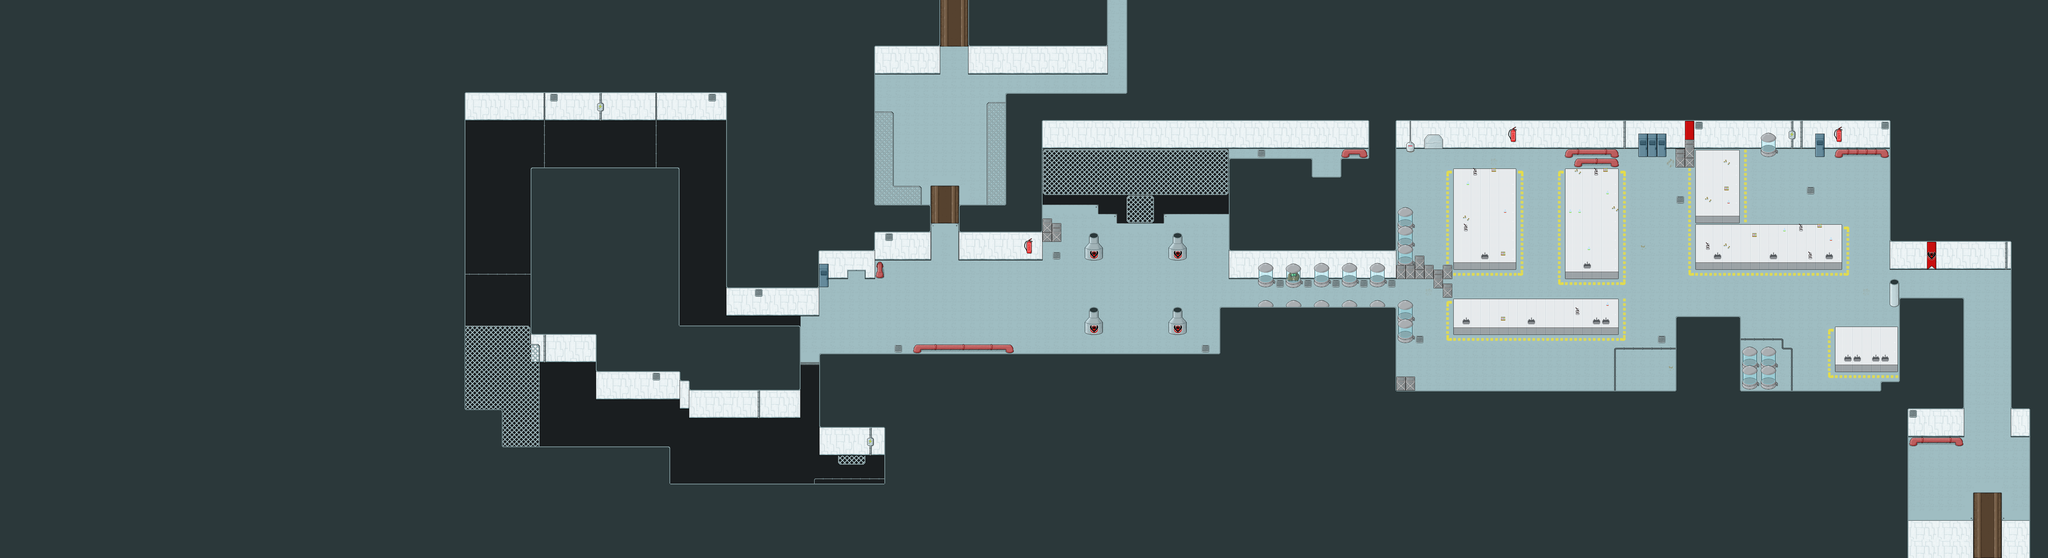

Tiled map render using the project's own tile images. Description and the map definition, with tile-layer contents summarised, below:
An orthogonal 220x60 tile map with 32x32 px tiles, 2 tile layers (Background, Foreground) and 93 objects (16x PenguinScientist, 14x Penguin, 11x FlyingCannon, 7x GoldFeather, 5x TriggerEnemies, ...).

<map version="1.0" orientation="orthogonal" width="220" height="60" tilewidth="32" tileheight="32">
 <tileset firstgid="1" source="../Metal.tsx" />
 <layer name="Background" width="220" height="60">
  <data>[13200 cells, 12757 non-empty, 81 distinct tile ids]</data>
 </layer>
 <layer name="Foreground" width="220" height="60">
  <data>[13200 cells, 9458 non-empty, 78 distinct tile ids]</data>
 </layer>
 <objectgroup name="Objects" width="220" height="60">
  <object type="Lift" x="6785" y="1823" width="93" height="98">
   <properties>
    <property name="range" value="4" />
   </properties>
  </object>
  <object name="BigAnt" type="BigAnt" x="6611" y="1553" />
  <object type="BigEgg" x="6688" y="1552" />
  <object x="6772" y="1160" />
  <object x="6875" y="1161" />
  <object x="6851" y="1130" />
  <object x="6790" y="1124" />
  <object type="PenguinScientist" x="6819" y="1084" />
  <object type="PenguinScientist" x="6773" y="1077" />
  <object type="PenguinScientist" x="6879" y="1074" />
  <object x="6814" y="1021">
   <properties>
    <property name="coop" value="" />
   </properties>
  </object>
  <object type="PenguinScientist" x="6859" y="1020" />
  <object type="PenguinScientist" x="6391" y="814" />
  <object type="PenguinJetpack" x="6051" y="586" />
  <object type="PenguinScientist" x="6291" y="571" />
  <object type="PenguinScientist" x="5175" y="1185" />
  <object type="PenguinScientist" x="5397" y="1243" />
  <object type="PenguinScientist" x="6188" y="1097" />
  <object name="Trigger Mice" type="TriggerEnemies" x="5832" y="927" width="173" height="159">
   <properties>
    <property name="direction" value="0" />
    <property name="location" value="5" />
    <property name="number" value="2" />
    <property name="type" value="mouse" />
   </properties>
  </object>
  <object type="PenguinScientist" x="6218" y="944" />
  <object type="ExplosiveBarrel" x="5181" y="519" />
  <object x="6539" y="858" />
  <object type="BigAnt" x="6010" y="1277" />
  <object name="Door2" type="ElectricDoor" x="2761" y="1188" />
  <object type="Generator" x="2912" y="1551">
   <properties>
    <property name="door" value="Door2" />
   </properties>
  </object>
  <object type="SwitchMetal" x="2936" y="899">
   <properties>
    <property name="door" value="Door1" />
    <property name="time" value="5" />
   </properties>
  </object>
  <object name="Door1" type="Cylinders" x="2766" y="1085" />
  <object x="2601" y="1095" />
  <object type="Life" x="2777" y="1306" />
  <object type="Cannon" x="5673" y="643" />
  <object type="Cannon" x="5272" y="960" />
  <object type="Cannon" x="3904" y="984" />
  <object x="4007" y="1044" width="1" />
  <object type="Penguin" x="4003" y="1061" />
  <object type="Penguin" x="3958" y="931" />
  <object type="Penguin" x="3859" y="1047" />
  <object type="Penguin" x="3896" y="927" />
  <object type="Penguin" x="3927" y="623" />
  <object type="ElectricSnake" x="4050" y="679" />
  <object type="ElectricSnake" x="3817" y="672">
   <properties>
    <property name="mode" value="2" />
   </properties>
  </object>
  <object type="Penguin" x="3693" y="559" />
  <object type="Penguin" x="4170" y="557" />
  <object type="Barrel" x="3655" y="725" />
  <object type="BarrelHole" x="4547" y="539">
   <properties>
    <property name="door" value="DoorBarrel" />
   </properties>
  </object>
  <object name="DoorBarrel" type="Cylinders" x="3223" y="873" />
  <object type="Lift" x="3201" y="770" width="32" height="27">
   <properties>
    <property name="range" value="4" />
   </properties>
  </object>
  <object type="Lift" x="3234" y="163" width="72" height="72">
   <properties>
    <property name="range" value="4" />
   </properties>
  </object>
  <object type="TriggerWarp" x="3227" y="100" width="103" height="35">
   <properties>
    <property name="respawn" value="down" />
    <property name="url" value="Maps/W3M7.json" />
   </properties>
  </object>
  <object type="GoldFeather" x="2406" y="800">
   <properties>
    <property name="coop" value="" />
   </properties>
  </object>
  <object type="GoldFeather" x="2246" y="480">
   <properties>
    <property name="coop" value="" />
   </properties>
  </object>
  <object type="GoldFeather" x="1697" y="530">
   <properties>
    <property name="coop" value="" />
   </properties>
  </object>
  <object type="GoldFeather" x="1712" y="946">
   <properties>
    <property name="coop" value="" />
   </properties>
  </object>
  <object type="GoldFeather" x="2018" y="1268">
   <properties>
    <property name="coop" value="" />
   </properties>
  </object>
  <object type="GoldFeather" x="2564" y="1537">
   <properties>
    <property name="coop" value="" />
   </properties>
  </object>
  <object type="GoldFeather" x="3013" y="1629">
   <properties>
    <property name="coop" value="" />
   </properties>
  </object>
  <object type="Penguin" x="3393" y="1010" />
  <object type="Penguin" x="3235" y="1080" />
  <object type="Penguin" x="3346" y="389" />
  <object type="Penguin" x="3166" y="407" />
  <object type="Penguin" x="3284" y="456" />
  <object type="TriggerWarp" x="3753" y="2" width="184" height="88">
   <properties>
    <property name="respawn" value="down" />
    <property name="url" value="Maps/W3M8.json" />
   </properties>
  </object>
  <object name="DoorCoop" type="Cylinders" x="3819" y="131" width="26" height="32" />
  <object type="SwitchMetal" x="3020" y="269">
   <properties>
    <property name="coop" value="" />
    <property name="door" value="DoorCoop" />
    <property name="time" value="-1" />
   </properties>
  </object>
  <object type="TriggerEnemies" x="1639" y="387" width="271" height="279">
   <properties>
    <property name="direction" value="1" />
    <property name="location" value="5" />
    <property name="number" value="1" />
    <property name="type" value="flyingCannon" />
   </properties>
  </object>
  <object type="TriggerEnemies" x="1742" y="335" width="550" height="278">
   <properties>
    <property name="coop" value="" />
    <property name="direction" value="2" />
    <property name="location" value="6" />
    <property name="number" value="2" />
    <property name="type" value="flyingCannon" />
   </properties>
  </object>
  <object type="BigAnt" x="2055" y="423" width="26" height="27">
   <properties>
    <property name="coop" value="" />
   </properties>
  </object>
  <object type="FlyingCannon" x="2381" y="619" />
  <object type="PenguinJetpack" x="2416" y="449" />
  <object type="TriggerEnemies" x="2637" y="1509" width="371" height="151">
   <properties>
    <property name="direction" value="2" />
    <property name="location" value="6" />
    <property name="number" value="2" />
    <property name="type" value="flyingCannon" />
   </properties>
  </object>
  <object type="FlyingCannon" x="2514" y="1517" />
  <object type="FlyingCannon" x="2325" y="1494" />
  <object type="FlyingCannon" x="2034" y="1389" />
  <object type="ElectricSnake" x="2764" y="1617" />
  <object type="PenguinJetpack" x="3026" y="1625" />
  <object type="FlyingCannon" x="1638" y="1075" />
  <object type="FlyingCannon" x="2441" y="800" />
  <object type="Penguin" x="3295" y="948">
   <properties>
    <property name="coop" value="" />
   </properties>
  </object>
  </objectgroup>
 <objectgroup name="RespawnPoints" width="220" height="60">
  <!-- 3 objects omitted --></objectgroup>
</map>
<!-- 16 of 93 objects omitted -->
